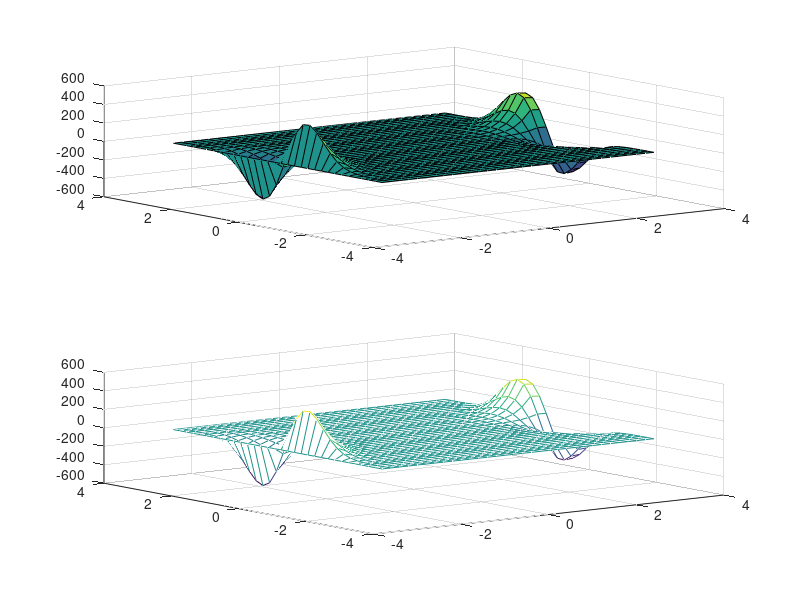

This figure's MATLAB source:
% zad 1 (tablicowe)
A=[2,3;4,5];
B=[2;3];
C=[2,4,5;6,8,9];
D=[A(:,2) C(:,2), B(:,:)] 
E=C(:,2:3)
F=[B';C(:,3)'];

% zad 2
% 1
exp(-i*pi)
% 2
exp(-i*pi+1)
% 3
log(exp(1))
% 4
log10(exp(1))
% 5
2^(-1)
% 6
% zad 2
% 1
reshape([1:100],10,10)
% 2
Z=zeros(10,10);
for i=1:10
   for j=1:10
      Z(i,j)=i*j;
   end;
end;
Z;
% 3
Z=zeros(21,21);
for i=1:21
   for j=1:21
      Z(i,j)=sqrt((i-11)^2 + (j-11)^2);
   end;
end;
Z;
% zad 3
x = -pi:0.1:pi;
A = sin(x).^2;
B = sin(x.*2).^2;
C = sin(x).^4;

hold on;
grid on;

plot(x,A,'r-.');
plot(x,B,'gs-');
plot(x,C,'b*:');
legend('sin(\alpha)^2', 'sin(2\alpha)^2','sin(\alpha)^4');
text(0,0,'xxx');
xlabel('Zmienna X');
ylabel('Zmienna Y');
title('Wykresy');
grid off;
hold off;

% zad 4
x = -pi:0.2:pi;
y = -pi:0.2:pi;
[X,Y] = meshgrid(x,y);
Z = sin(X).*sin(Y).*exp((-X).*(-X)-Y.*Y);
shading faceted;
subplot(2,1,1);
surf(X,Y,Z)
subplot(2,1,2);
mesh(X,Y,Z)
% waterfall(X,Y,Z);
% waterfall(X,Y,Z);


